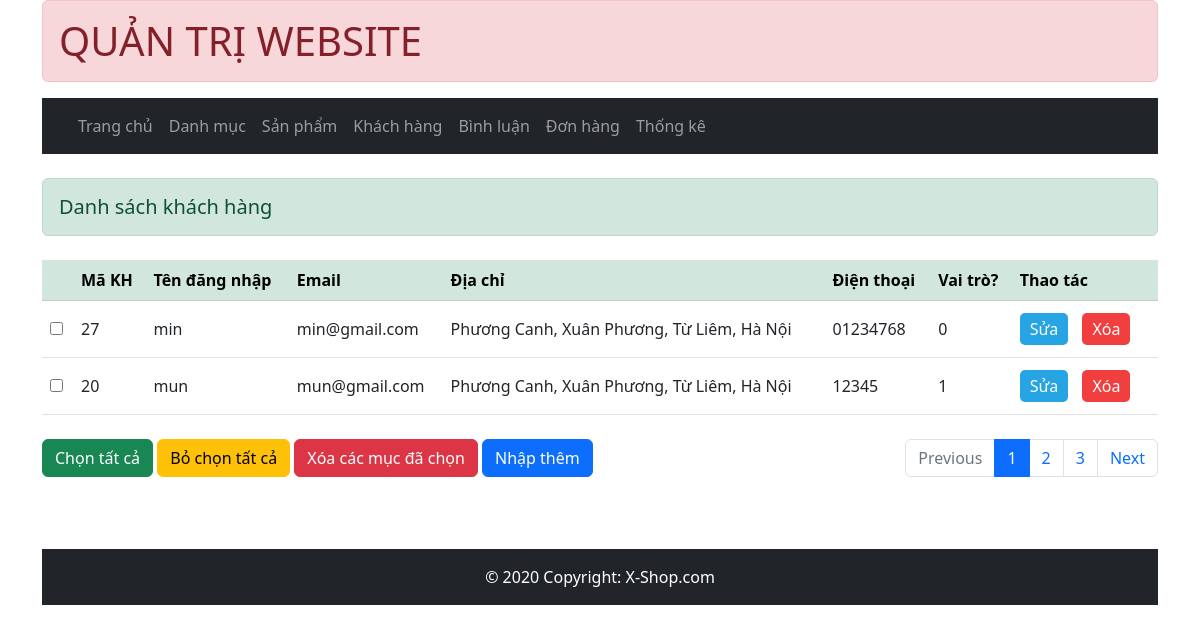
The app's page /admin/index.php?act=dskh with its own data.
### tables this page shows
CREATE TABLE `tai_khoan` (
  `id` int(10) NOT NULL,
  `user` varchar(50) NOT NULL,
  `password` varchar(50) NOT NULL,
  `email` varchar(255) NOT NULL,
  `diachi` varchar(255) DEFAULT NULL,
  `sdt` varchar(20) DEFAULT NULL,
  `vaitro` tinyint(4) NOT NULL DEFAULT 0,
  `anhuser` varchar(255) NOT NULL
);

### model/pdo.php (called while the page is built, shortened)
<?php
function pdo_get_connection(){
    $dburl = "mysql:host=127.0.0.1;dbname=xshop;charset=utf8";
    $username = 'root';
    $password = '';
    $conn = new PDO($dburl, $username, $password);
    $conn->setAttribute(PDO::ATTR_ERRMODE, PDO::ERRMODE_EXCEPTION);
    return $conn;
}
function pdo_query($sql){
    $sql_args = array_slice(func_get_args(), 1);
    try{
        $conn = pdo_get_connection();
        $stmt = $conn->prepare($sql);
        $stmt->execute($sql_args);
        $rows = $stmt->fetchAll();
        return $rows;
    }
    catch(PDOException $e){
        throw $e;
    }
    finally{
        unset($conn);
    }
}

### model/taikhoan.php (called while the page is built, shortened)
<?php
function loadall_tk() {
    $sql = "SELECT * FROM tai_khoan order by id desc";
    $listtk = pdo_query($sql);
    return $listtk;
}

### admin/taikhoan/list.php (the view)
<article >
<h5 class="alert alert-success mt-4">Danh sách khách hàng</h5>
        <table class="table mt-4 mb-4">
            <thead class="table-success">
              <tr>
                <th></th>
                <th>Mã KH</th>
                <th>Tên đăng nhập</th>
                <th>Email</th>
                <th>Địa chỉ</th>
                <th>Điện thoại</th>
                <th>Vai trò?</th>
                <th>Thao tác</th>
              </tr>
            </thead>
            <tbody>
              <?php
              foreach($listtk as $tk) {
                extract($tk);
                $suatk = "index.php?act=suatk&id=".$id;
                $xoatk = "index.php?act=xoatk&id=".$id;
            echo ' <tr>
            <td class="pb-3 pt-3"><input type="checkbox" name="" id=""></td>
            <td class="pb-3 pt-3">'.$id.'</td>
            <td class="pb-3 pt-3">'.$user.'</td>
            <td class="pb-3 pt-3">'.$email.'</td>
            <td class="pb-3 pt-3">'.$diachi.'</td>
            <td class="pb-3 pt-3">'.$sdt.'</td>
            <td class="pb-3 pt-3">'.$vaitro.'</td>
            <td class="td-opt pb-3 pt-3">
                <a href="'.$suatk.'" class="btn-edit">Sửa</a>
                <a href="'.$xoatk.'" class="btn-delete">Xóa</a>
            </td>
          </tr>';
              }
              ?>
            </tbody>
          </table>
          <div class="wrap-btn" style="display: flex; justify-content: space-between">
          <div class="form-group pb-4">
            <button class="btn btn-success" name="">Chọn tất cả</button>
            <button class="btn btn-warning" name="btn_clear">Bỏ chọn tất cả</button>
            <button class="btn btn-danger" name="btn_delete">Xóa các mục đã chọn</button>
            <a href="../index.php?act=dangky" name="btn_add" class="btn btn-primary">Nhập thêm</a>
          </div>
          <nav aria-label="...">
            <ul class="pagination">
              <li class="page-item disabled">
                <span class="page-link">Previous</span>
              </li>
              <li class="page-item active"><a class="page-link" href="#">1</a></li>
              <li class="page-item " aria-current="page">
                <span class="page-link">2</span>
              </li>
              <li class="page-item"><a class="page-link" href="#">3</a></li>
              <li class="page-item">
                <a class="page-link" href="#">Next</a>
              </li>
            </ul>
          </nav>
        </div>
      </article>

### view/css/style.css (style rules this page uses)
.td-opt > a { text-decoration: none; transition: all 0.4s ease; color: #ffff; }
.btn-edit { padding: 5px 10px; background-color: #27a4e3; margin-right: 10px; border-radius: 5px; }
.btn-delete { text-decoration: none; color: white; padding: 5px 10px; background-color: #f13f3f; margin-right: 10px; border-radius: 5px; transition: all .4s ; }

### records on screen
tai_khoan: id "27", user "min", email "min@gmail.com", diachi "Phương Canh, Xuân Phương, Từ Liêm, Hà Nội", sdt "01234768", vaitro "0"
tai_khoan: id "20", user "mun", email "mun@gmail.com", diachi "Phương Canh, Xuân Phương, Từ Liêm, Hà Nội", sdt "12345", vaitro "1"
